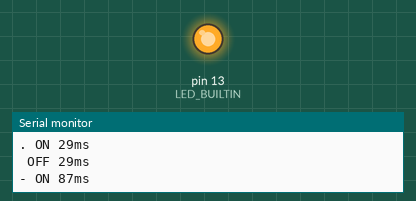
This program was run on a simulated Teensy 4. Shown: output pins drawn as LEDs (lit = HIGH), the last lines printed to the serial monitor.

Above: at 0.16 s.
At 3.5 s:
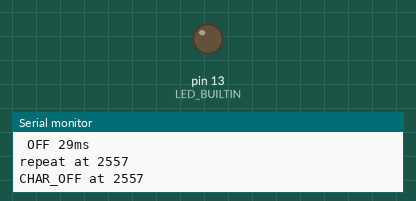
Timing chart, 0 to 5.9 s (numbered marks = the images above):
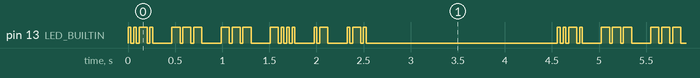

The program:

main.cpp
```cpp
#include <Arduino.h>

const char* message = "foobar";

const uint32_t totalTransmissionTime = 2000; // 2 seconds per transmission
const uint32_t breakDuration = 1000;          // 1 second break

// Morse timing units will be calculated dynamically to fit totalTransmissionTime

struct MorseSymbol {
    char symbol;
    const char* code;
};

const MorseSymbol morseTable[] = {
    {'a', ".-"},
    {'b', "-..."},
    {'c', "-.-."},
    {'d', "-.."},
    {'e', "."},
    {'f', "..-."},
    {'g', "--."},
    {'h', "...."},
    {'i', ".."},
    {'j', ".---"},
    {'k', "-.-"},
    {'l', ".-.."},
    {'m', "--"},
    {'n', "-."},
    {'o', "---"},
    {'p', ".--."},
    {'q', "--.-"},
    {'r', ".-."},
    {'s', "..."},
    {'t', "-"},
    {'u', "..-"},
    {'v', "...-"},
    {'w', ".--"},
    {'x', "-..-"},
    {'y', "-.--"},
    {'z', "--.."},
    {'0', "-----"},
    {'1', ".----"},
    {'2', "..---"},
    {'3', "...--"},
    {'4', "....-"},
    {'5', "....."},
    {'6', "-...."},
    {'7', "--..."},
    {'8', "---.."},
    {'9', "----."},
    {' ', " "}, // space handled separately
};

const char* getMorseCode(char c) {
    c = tolower(c);
    for (uint8_t i = 0; i < sizeof(morseTable)/sizeof(morseTable[0]); i++) {
        if (morseTable[i].symbol == c) return morseTable[i].code;
    }
    return ""; // unknown char -> no code
}

enum State {
    SYMBOL_ON,
    SYMBOL_OFF,
    CHAR_OFF,
    WORD_OFF,
    MESSAGE_OFF
};

// Precompute total units in the message for timing calculation
uint32_t countUnits(const char* msg) {
    uint32_t units = 0;
    size_t msgLen = strlen(msg);
    for (size_t i = 0; i < msgLen; i++) {
        char c = msg[i];
        if (c == ' ') {
            units += 7; // word gap units
            continue;
        }
        const char* code = getMorseCode(c);
        if (!code || code[0] == '\0') continue;

        size_t len = strlen(code);
        for (size_t j = 0; j < len; j++) {
            if (code[j] == '.') units += 1;
            else if (code[j] == '-') units += 3;
            if (j < len - 1) units += 1; // intra-character gap
        }
        // after character gap (except last char or before space)
        if (i < msgLen - 1 && msg[i+1] != ' ') {
            units += 3;
        }
    }
    return units;
}

uint32_t dotDuration = 100;      // will be recalculated
uint32_t dashDuration = 0;
uint32_t intraCharGap = 0;
uint32_t interCharGap = 0;
uint32_t interWordGap = 0;

void setup() {
    pinMode(LED_BUILTIN, OUTPUT);
    Serial.begin(115200);
    while (!Serial && millis() < 3000) {
        // wait for serial for up to 3 seconds
    }
    Serial.print("Message: ");
    Serial.println(message);
    Serial.println("Teensy 4.1 test: hello from MCU dev agent!");

    // Calculate timing units to fit totalTransmissionTime
    uint32_t totalUnits = countUnits(message);
    if (totalUnits == 0) totalUnits = 1; // avoid div by zero

    dotDuration = totalTransmissionTime / totalUnits;
    dashDuration = dotDuration * 3;
    intraCharGap = dotDuration;
    interCharGap = dotDuration * 3;
    interWordGap = dotDuration * 7;

    Serial.print("Timing units (ms): dot=");
    Serial.print(dotDuration);
    Serial.print(" dash=");
    Serial.print(dashDuration);
    Serial.print(" intraCharGap=");
    Serial.print(intraCharGap);
    Serial.print(" interCharGap=");
    Serial.print(interCharGap);
    Serial.print(" interWordGap=");
    Serial.println(interWordGap);

    Serial.print("Total units in message: ");
    Serial.println(totalUnits);

    // Calculate and print total expected transmission time for verification
    uint32_t expectedTransmissionTime = dotDuration * totalUnits;
    Serial.print("Expected total transmission time (ms): ");
    Serial.println(expectedTransmissionTime);
}

void loop() {
    static uint32_t last = 0;
    static State state = SYMBOL_ON;
    static uint8_t msgIndex = 0;       // index in message string
    static const char* currentCode = nullptr;
    static uint8_t codeIndex = 0;      // index in current morse code string
    static uint32_t duration = 0;

    uint32_t now = millis();

    if (now - last < duration) return;

    last = now;

    switch(state) {
        case SYMBOL_ON:
            if (!currentCode) {
                currentCode = getMorseCode(message[msgIndex]);
                codeIndex = 0;
                if (currentCode[0] == '\0') {
                    // unknown char, skip
                    msgIndex++;
                    if (msgIndex >= strlen(message)) {
                        state = MESSAGE_OFF;
                        duration = breakDuration;
                        Serial.print("repeat at ");
                        Serial.println(now);
                        msgIndex = 0;
                        currentCode = nullptr;
                        break;
                    }
                    currentCode = getMorseCode(message[msgIndex]);
                }
            }
            if (currentCode[codeIndex] == '\0') {
                // end of current character
                msgIndex++;
                currentCode = nullptr;
                codeIndex = 0;
                if (msgIndex >= strlen(message)) {
                    state = MESSAGE_OFF;
                    duration = breakDuration;
                    Serial.print("repeat at ");
                    Serial.println(now);
                    msgIndex = 0;
                } else if (message[msgIndex] == ' ') {
                    state = WORD_OFF;
                    duration = interWordGap;
                } else {
                    state = CHAR_OFF;
                    duration = interCharGap;
                }
                digitalWrite(LED_BUILTIN, LOW);
                Serial.print("CHAR_OFF at ");
                Serial.println(now);
            } else {
                // output current symbol ON
                digitalWrite(LED_BUILTIN, HIGH);
                if (currentCode[codeIndex] == '.') {
                    duration = dotDuration;
                    Serial.print(".");
                    Serial.print(" ON ");
                    Serial.print(duration);
                    Serial.println("ms");
                } else { // '-'
                    duration = dashDuration;
                    Serial.print("-");
                    Serial.print(" ON ");
                    Serial.print(duration);
                    Serial.println("ms");
                }
                state = SYMBOL_OFF;
            }
            break;

        case SYMBOL_OFF:
            digitalWrite(LED_BUILTIN, LOW);
            duration = intraCharGap;
            Serial.print(" OFF ");
            Serial.print(duration);
            Serial.println("ms");
            codeIndex++;
            state = SYMBOL_ON;
            break;

        case CHAR_OFF:
            // gap between characters
            digitalWrite(LED_BUILTIN, LOW);
            Serial.print("CHAR GAP ");
            Serial.print(duration);
            Serial.println("ms");
            state = SYMBOL_ON;
            break;

        case WORD_OFF:
            // gap between words
            digitalWrite(LED_BUILTIN, LOW);
            Serial.print("WORD GAP ");
            Serial.print(duration);
            Serial.println("ms");
            msgIndex++; // skip space
            state = SYMBOL_ON;
            break;

        case MESSAGE_OFF:
            digitalWrite(LED_BUILTIN, LOW);
            Serial.print("MESSAGE GAP ");
            Serial.print(duration);
            Serial.println("ms");
            // Use delay here to ensure exact break duration
            delay(duration);
            state = SYMBOL_ON;
            break;
    }
}
```

Measured:
- by itself, pin 13 (LED_BUILTIN): moves between LOW and HIGH, repeating every 4.6 s
- by itself, everything shown: repeats every 4.6 s, in 12 steps
